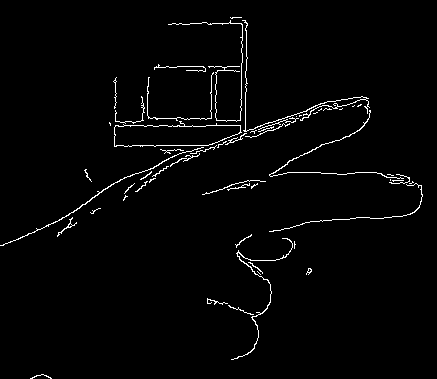
#> input picture Prototypes/deprec/FeatureMatching/test.png, 437 x 379 px
$ python FeatureMatchingBRUTE.py
#> lines starting #> are read from the running program, lines starting #| are printed output that depends on the picture
import numpy as np
import cv2 as cv
import matplotlib.pyplot as plt
img1 = cv.imread('test.png',0)
#> img1: shape (379, 437); 2% white in thin lines or dots
img2 = cv.imread('test2.png',0)
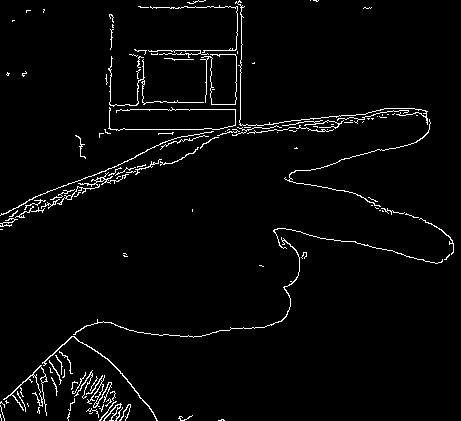
#> input picture Prototypes/deprec/FeatureMatching/test2.png, 461 x 421 px
#> img2: shape (421, 461); 2.9% white in thin lines or dots

orb = cv.ORB_create()

kp1, des1 = orb.detectAndCompute(img1,None)
#> kp1 = 500 keypoints; strongest (x, y, size): (246, 131, 31), (247, 184, 31), (296, 118, 31), (245, 129, 31)
kp2, des2 = orb.detectAndCompute(img2,None)
#> kp2 = 500 keypoints; strongest (x, y, size): (139, 63, 31), (81, 188, 31), (40, 202, 31), (42, 206, 31)

bf = cv.BFMatcher(cv.NORM_HAMMING, crossCheck=True)

matches = bf.match(des1,des2)
#> matches = 101 matches

matches = sorted(matches, key = lambda x:x.distance)

img3 = cv.drawMatches(img1,kp1,img2,kp2,matches[:33],None, flags=2)
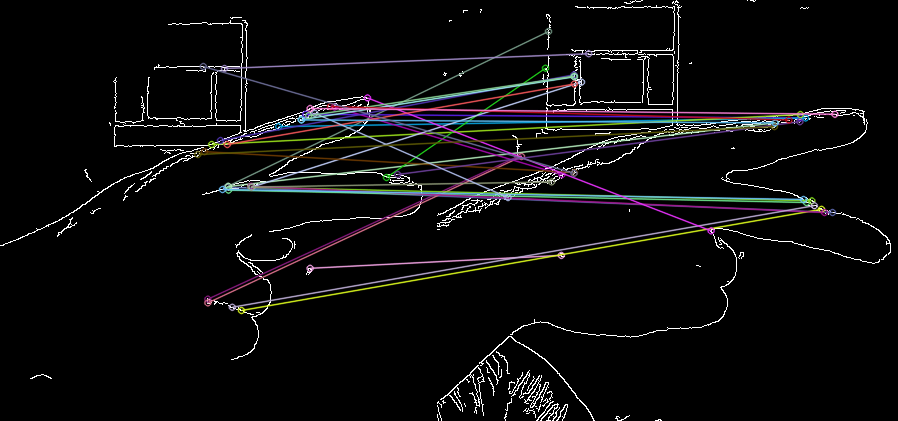
#> img3: shape (421, 898, 3); mean of channels 0, 1, 2 12.4, 12, 12.4; drawn as B, G, R
plt.imshow(img3),plt.show()
